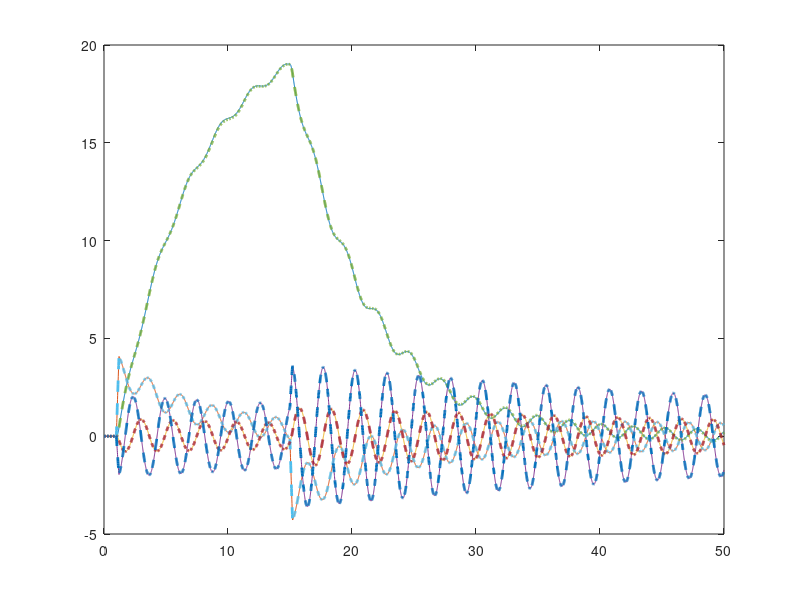
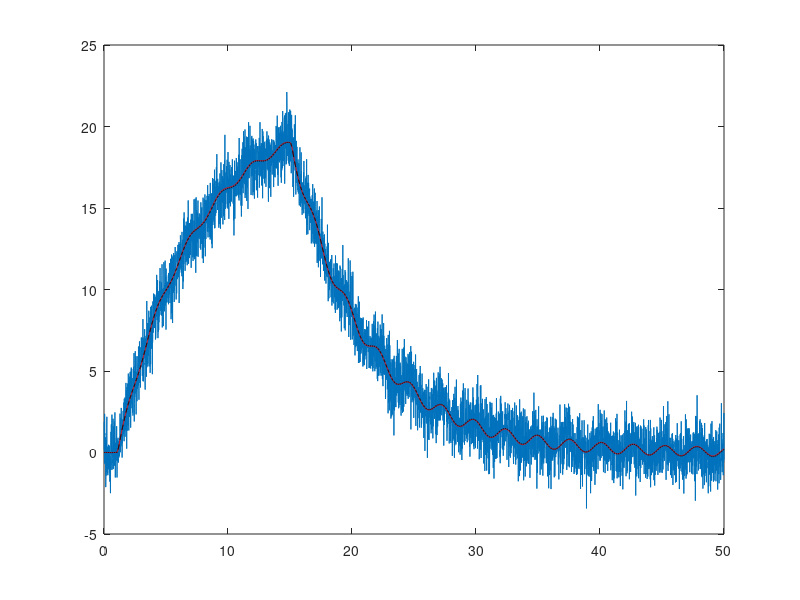

Reproduce these figures in MATLAB, in order.
clear all, close all, clc

m = 1;
M = 5;
L = 2;
g = -10;
d = 1;

s = -1; % pendulum up (s=1)

% y = [x; dx; theta; dtheta];
A = [0 1 0 0;
    0 -d/M -m*g/M 0;
    0 0 0 1;
    0 -s*d/(M*L) -s*(m+M)*g/(M*L) 0];

B = [0; 1/M; 0; s*1/(M*L)];

C = [1 0 0 0];  

D = zeros(size(C,1),size(B,2));

%%  Augment system with disturbances and noise
Vd = .1*eye(4);  % disturbance covariance
Vn = 1;       % noise covariance

BF = [B Vd 0*B];  % augment inputs to include disturbance and noise

sysC = ss(A,BF,C,[0 0 0 0 0 Vn]);  % build big state space system... with single output

sysFullOutput = ss(A,BF,eye(4),zeros(4,size(BF,2)));  % system with full state output, disturbance, no noise

%%  Build Kalman filter
[L,P,E] = lqe(A,Vd,C,Vd,Vn);  % design Kalman filter
Kf = (lqr(A',C',Vd,Vn))';   % alternatively, possible to design using "LQR" code

sysKF = ss(A-L*C,[B L],eye(4),0*[B L]);  % Kalman filter estimator

%%  Estimate linearized system in "down" position (Gantry crane)
dt = .01;
t = dt:dt:50;

uDIST = randn(4,size(t,2));
uNOISE = randn(size(t));
u = 0*t;
u(100:120) = 100;     % impulse
u(1500:1520) = -100;  % impulse

uAUG = [u; Vd*Vd*uDIST; uNOISE];

[y,t] = lsim(sysC,uAUG,t);
[xtrue,t] = lsim(sysFullOutput,uAUG,t);


[x,t] = lsim(sysKF,[u; y'],t);

plot(t,xtrue,'-',t,x,'--','LineWidth',2)

figure
plot(t,y)
hold on
plot(t,xtrue(:,1),'r')
plot(t,x(:,1),'k--')